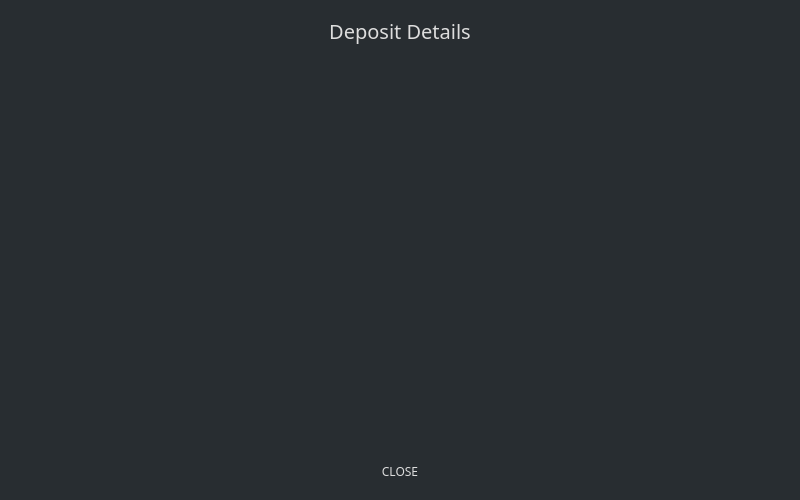
<?xml version="1.0" encoding="UTF-8"?>
<ui version="4.0">
 <class>DepositDetailsDialog</class>
 <widget class="QDialog" name="DepositDetailsDialog">
  <property name="geometry">
   <rect>
    <x>0</x>
    <y>0</y>
    <width>800</width>
    <height>500</height>
   </rect>
  </property>
  <property name="minimumSize">
   <size>
    <width>0</width>
    <height>500</height>
   </size>
  </property>
  <property name="windowTitle">
   <string>Deposit Details</string>
  </property>
  <property name="styleSheet">
   <string notr="true">background-color: #282d31;
color: #ddd;
border: 0px;
</string>
  </property>
  <layout class="QVBoxLayout" name="verticalLayout">
   <property name="leftMargin">
    <number>15</number>
   </property>
   <property name="topMargin">
    <number>15</number>
   </property>
   <property name="rightMargin">
    <number>15</number>
   </property>
   <property name="bottomMargin">
    <number>9</number>
   </property>
   <item>
    <widget class="QLabel" name="label">
     <property name="minimumSize">
      <size>
       <width>0</width>
       <height>31</height>
      </size>
     </property>
     <property name="font">
      <font>
       <family>Poppins</family>
       <pointsize>-1</pointsize>
      </font>
     </property>
     <property name="styleSheet">
      <string notr="true">color: #ddd;
   border-right: 0px;
   font-size: 20px;
   </string>
     </property>
     <property name="text">
      <string>Deposit Details</string>
     </property>
     <property name="alignment">
      <set>Qt::AlignCenter</set>
     </property>
    </widget>
   </item>
   <item>
    <widget class="QTextBrowser" name="m_detailsBrowser">
     <property name="font">
      <font>
       <family>Poppins</family>
      </font>
     </property>
     <property name="styleSheet">
      <string notr="true">
color: #ddd;
border: 0px;
</string>
     </property>
     <property name="html">
      <string notr="true">&lt;!DOCTYPE HTML PUBLIC &quot;-//W3C//DTD HTML 4.0//EN&quot; &quot;http://www.w3.org/TR/REC-html40/strict.dtd&quot;&gt;
&lt;html&gt;&lt;head&gt;&lt;meta name=&quot;qrichtext&quot; content=&quot;1&quot; /&gt;&lt;style type=&quot;text/css&quot;&gt;
p, li { white-space: pre-wrap; }
&lt;/style&gt;&lt;/head&gt;&lt;body style=&quot; font-family:'Poppins'; font-size:11pt; font-weight:400; font-style:normal;&quot;&gt;
&lt;p style=&quot;-qt-paragraph-type:empty; margin-top:0px; margin-bottom:0px; margin-left:0px; margin-right:0px; -qt-block-indent:0; text-indent:0px;&quot;&gt;&lt;br /&gt;&lt;/p&gt;&lt;/body&gt;&lt;/html&gt;</string>
     </property>
    </widget>
   </item>
   <item>
    <layout class="QHBoxLayout" name="horizontalLayout">
     <item>
      <spacer name="horizontalSpacer">
       <property name="orientation">
        <enum>Qt::Horizontal</enum>
       </property>
       <property name="sizeHint" stdset="0">
        <size>
         <width>40</width>
         <height>20</height>
        </size>
       </property>
      </spacer>
     </item>
     <item>
      <widget class="QPushButton" name="b1_okButton">
       <property name="minimumSize">
        <size>
         <width>210</width>
         <height>40</height>
        </size>
       </property>
       <property name="font">
        <font>
         <family>Poppins</family>
        </font>
       </property>
       <property name="styleSheet">
        <string notr="true">/* This style is handled automatically by EditableStyle.cpp */</string>
       </property>
       <property name="text">
        <string>CLOSE</string>
       </property>
      </widget>
     </item>
     <item>
      <spacer name="horizontalSpacer_2">
       <property name="orientation">
        <enum>Qt::Horizontal</enum>
       </property>
       <property name="sizeHint" stdset="0">
        <size>
         <width>40</width>
         <height>20</height>
        </size>
       </property>
      </spacer>
     </item>
    </layout>
   </item>
  </layout>
 </widget>
 <resources/>
 <connections>
  <connection>
   <sender>b1_okButton</sender>
   <signal>clicked()</signal>
   <receiver>DepositDetailsDialog</receiver>
   <slot>accept()</slot>
   <hints>
    <hint type="sourcelabel">
     <x>683</x>
     <y>333</y>
    </hint>
    <hint type="destinationlabel">
     <x>367</x>
     <y>178</y>
    </hint>
   </hints>
  </connection>
 </connections>
</ui>
